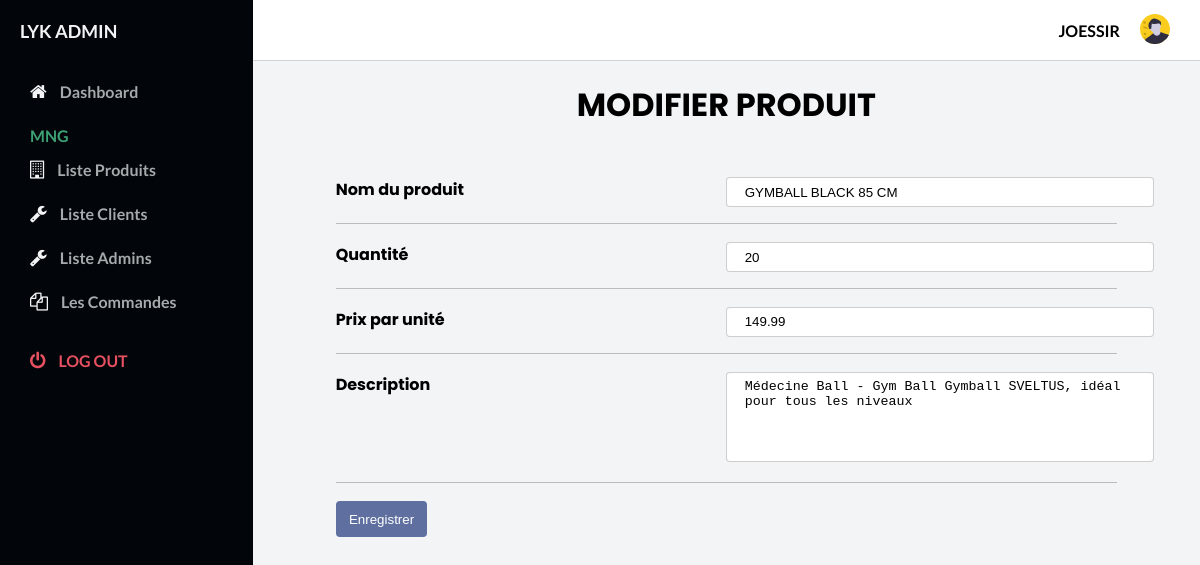
The app's page /Admin/editproduit.php?id=A1 (signed in) with its own data.
### tables this page shows
CREATE TABLE `client` (
  `nomClient` varchar(255) DEFAULT NULL,
  `usernameClient` varchar(255) NOT NULL,
  `adresseClient` text DEFAULT NULL,
  `emailClient` varchar(255) DEFAULT NULL,
  `passwordClient` varchar(255) DEFAULT NULL,
  `typeClient` varchar(25) NOT NULL DEFAULT 'user',
  `etat` varchar(11) DEFAULT 'normal',
  `date_inscription` date NOT NULL DEFAULT current_timestamp()
);

CREATE TABLE `produit` (
  `numProduit` varchar(4) NOT NULL,
  `nomProduit` varchar(255) DEFAULT NULL,
  `description` text NOT NULL,
  `qteProduit` int(11) DEFAULT NULL,
  `prix` float DEFAULT NULL,
  `imageProduit` varchar(25) DEFAULT NULL,
  `genreProduit` varchar(25) DEFAULT NULL
);

### Admin/verification.php (called while the page is built, shortened)
<?php
$link = mysqli_connect("localhost","root","","lyk") or die(mysqli_connect_error());
$sql = "SELECT * FROM client WHERE usernameClient = '{$_SESSION['usernameClient']}'";
$result = mysqli_query($link,$sql) or die(mysqli_error($link));
$client = mysqli_fetch_assoc($result);
  ?>

### Admin/editproduit.php (the view, shortened to what this page needs)
<?php
  require "verification.php";
  if(isset($_GET["id"]))
  $numProduit = mysqli_real_escape_string($link,$_GET["id"]);
  else $numProduit = $_POST["id"];
    $sql1 = "SELECT * FROM produit WHERE numProduit = '$numProduit' ";
    $result1 = mysqli_query($link,$sql1) or die(mysqli_error($link));
    $produit = mysqli_fetch_assoc($result1);
?>
<!DOCTYPE html>
<html lang="en">
  <head>
    <link
      rel="stylesheet"
      href="https://stackpath.bootstrapcdn.com/font-awesome/4.7.0/css/font-awesome.min.css"
    />
    <link rel="stylesheet" href="styles.css" />
  </head>
  <body id="body">
    <div class="container">
      <nav class="navbar">
        <div class="navbar__right">
        <span ><?php echo $client["usernameClient"] ?></span>
            <a href="#">
              <img width="30" src="assets/avatar.svg" alt="" />
            </a>
        </div>
      </nav>
      <main>
        <div class="main__container">
          <h1>MODIFIER PRODUIT</h1>
              <form action="editproduit.php" class="edit" method="POST">
                <div class="wrapper">
              <div>
              <label for="nom">Nom du produit</label>
              <div>
              <input type="text" name="nom" id="nom" placeholder="Inserer un nom pour le produit"  autocomplete="off" value="<?php echo $produit["nomProduit"]?>">
              </div>
              </div>
              <div>
              <label for="qte">Quantité</label>
              <div>
              <input type="number" name="qte" id="qte" placeholder="Entrer une quantité ( > 0 ) "value="<?php echo $produit["qteProduit"]?>">
              </div>
              </div>
              <div>
              <label for="prix">Prix par unité</label>
              <div>
              <input type="text" name="prix" id="prix" min="0" placeholder="Entrer un prix"value="<?php echo $produit["prix"]?>">
              </div>
              </div>
              <div>
              <label for="details">Description</label>
              <div>
              <textarea name="details" id="details" cols="30" rows="5" ><?php echo $produit["description"]?></textarea>
              </div>
            </div>
              <button type ="submit" name ="save" class="enregistrer">Enregistrer</button>
              </div>
              </form>
        </div>
      </main>
      <div id="sidebar">
        <div class="sidebar__title">
          <div class="sidebar__img">
            <h1>LYK ADMIN</h1>
          </div>
        </div>
        <div class="sidebar__menu">
          <div class="sidebar__link ">
            <i class="fa fa-home"></i>
            <a href="index.php">Dashboard</a>
          </div>
          <h2>MNG</h2>
          <div class="sidebar__link ">
            <i class="fa fa-building-o " ></i>
            <a href="listeproduits.php">Liste Produits</a>
          </div>
          <div class="sidebar__link " >
            <i class="fa fa-wrench"></i>
            <a href="listeclients.php">Liste Clients</a>
          </div>
          <div class="sidebar__link " >
            <i class="fa fa-wrench"></i>
            <a href="listeadmins.php">Liste Admins</a>
          </div>
          <div class="sidebar__link">
              <i class="fa fa-files-o"></i>
              <a href="Commande.php">Les Commandes</a>
            </div>
          <div class="sidebar__logout">
            <i class="fa fa-power-off"></i>
            <a href="../inscription/logout.php">Log out</a>
          </div>
        </div>
      </div>
    </div>
  </body>
</html>

### Admin/styles.css (style rules this page uses)
* { margin: 0; padding: 0; text-decoration: none; }
body { box-sizing: border-box; font-family: "Lato", sans-serif; }
.container { display: grid; height: 100vh; grid-template-columns: 0.8fr 1fr 1fr 1fr; grid-template-rows: 0.2fr 3fr; grid-template-areas: "sidebar nav nav nav" "sidebar main main main"; }
.navbar { background: #ffffff; grid-area: nav; height: 60px; display: flex; align-items: center; justify-content: space-between; padding: 0 30px 0 30px; border-bottom: 1px solid lightgray; }
.navbar__right { display: flex; justify-content: center; align-items: center; }
.navbar__right > a { margin-left: 20px; text-decoration: none; }
.navbar__right span { font-weight: bolder; text-transform:uppercase ; }
main { background: #f3f4f6; grid-area: main; overflow-y: auto; }
.main__container { padding: 20px 35px; }
.wrapper { padding: 3em; font-family: 'Poppins', sans-serif; }
.wrapper > div { display: grid; grid-template-columns: 1fr 1fr; margin-bottom : 1.1em; border-bottom : 1px solid rgba(179, 179, 179, 0.856); }
textarea { resize : none; margin-bottom : 1em; }
.main__container h1 { font-family: 'Poppins', sans-serif; text-align: center; }
.edit { display: grid; grid-template-columns: 1fr; height: 500px; }
.edit label { margin-bottom : .8em; font-weight: 700; }
.edit input,textarea { padding : .5em 1.3em; border : 1px solid rgba(136, 136, 136, 0.411); border-radius : 4px; outline : none; width: 100%; transition : 1s all ease; }
.enregistrer { color : white; background-color: rgba(27, 52, 122, 0.685); padding : .5em .7em; border-radius : 4px; transition : .4s ease all; border: none; outline: none; padding : .8em 1em; cursor: pointer; }
#sidebar { background: #020509; grid-area: sidebar; overflow-y: auto; padding: 20px; -webkit-transition: all 0.5s; transition: all 0.5s; }
.sidebar__title { display: flex; justify-content: space-between; align-items: center; color: #f3f4f6; margin-bottom: 30px; }
.sidebar__img { display: flex; align-items: center; }
.sidebar__title > div > h1 { font-size: 18px; display: inline; }
.sidebar__menu > h2 { color: #3ea175; font-size: 16px; margin-top: 15px; margin-bottom: 5px; padding: 0 10px; font-weight: 700; }
.sidebar__link { color: #f3f4f6; padding: 10px; border-radius: 3px; margin-bottom: 5px; cursor: pointer; }
.sidebar__link > a { text-decoration: none; color: #a5aaad; font-weight: 700; }
.sidebar__link > i { margin-right: 10px; font-size: 18px; }
.sidebar__logout { margin-top: 20px; padding: 10px; color: #e65061; }
.sidebar__logout > a { text-decoration: none; color: #e65061; font-weight: 700; text-transform: uppercase; }
.sidebar__logout > i { margin-right: 10px; font-size: 18px; }

### records on screen
client: usernameClient "JOESSIR"
produit: nom "GYMBALL BLACK 85 CM", details "Médecine Ball - Gym Ball Gymball SVELTUS, idéal pour tous les niveaux"
